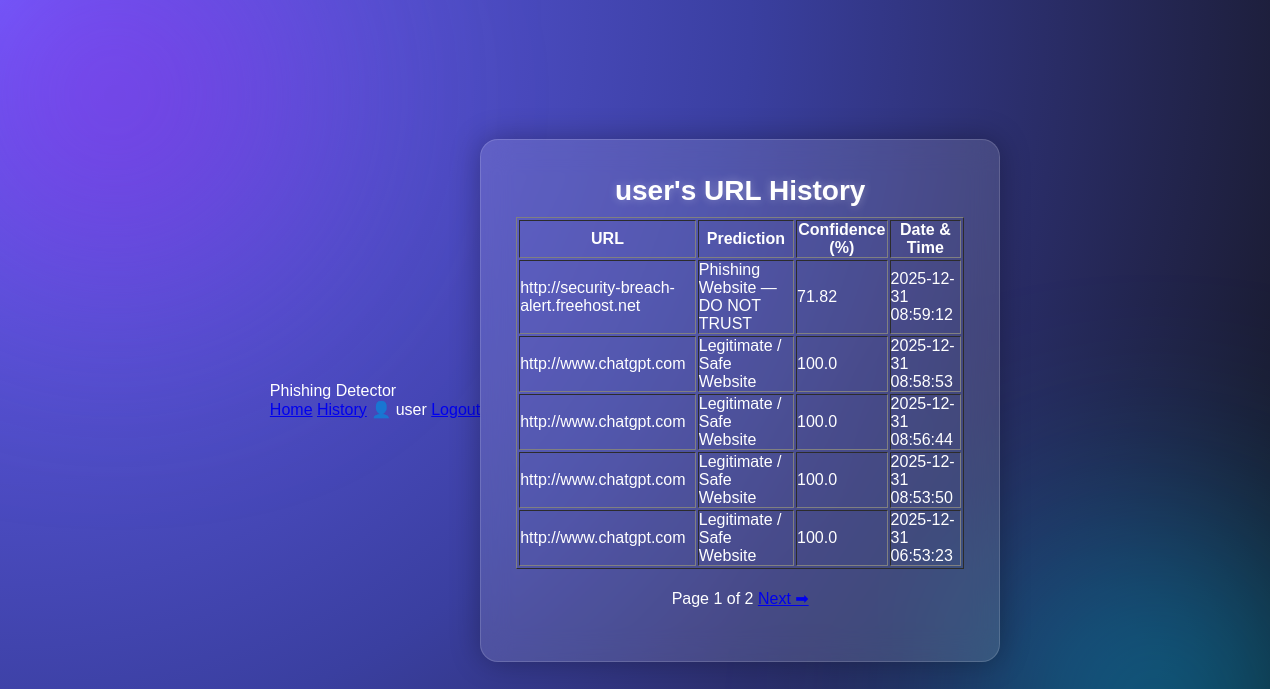
/history (signed in), run on an earlier commit of the app's database.
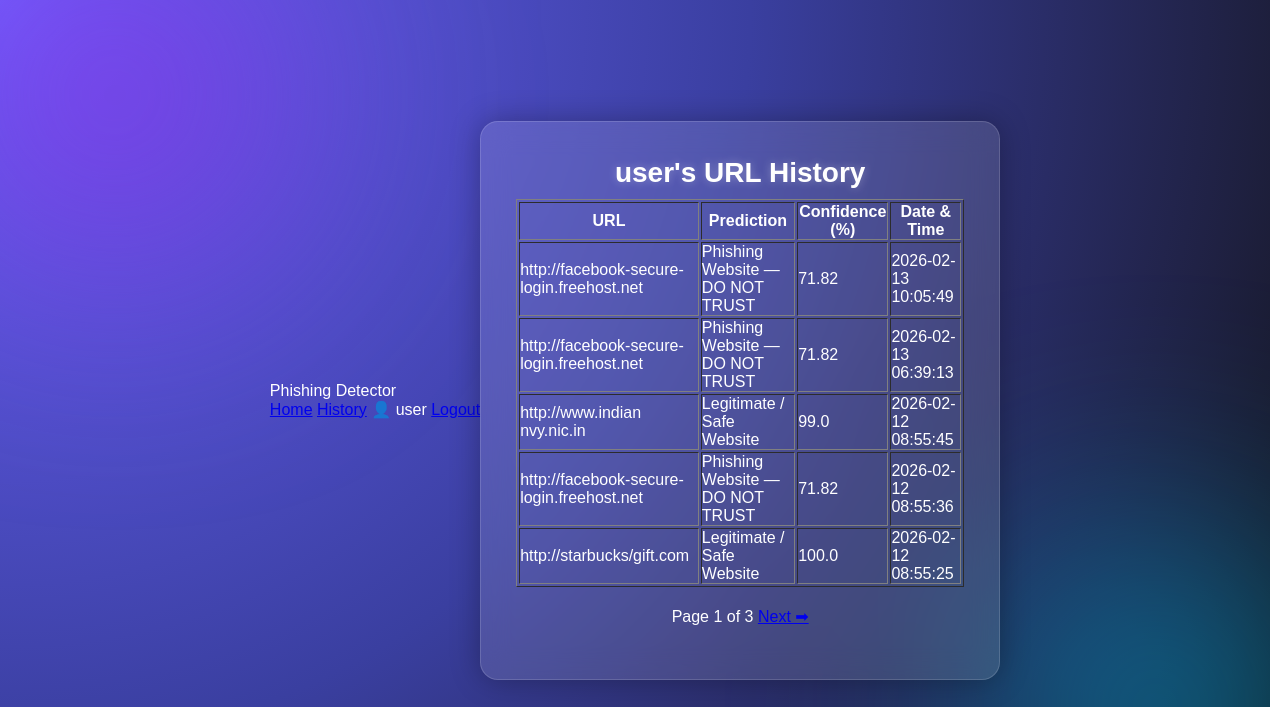
And on a later commit of the database.
### tables this page shows
CREATE TABLE history (
            id INTEGER PRIMARY KEY AUTOINCREMENT,
            username TEXT,
            url TEXT,
            prediction TEXT,
            confidence REAL,
            timestamp DATETIME DEFAULT CURRENT_TIMESTAMP
        );

### app.py (the view)
@app.route('/history')
def history():
    if 'user' not in session:
        return redirect(url_for('login'))
    user = session['user']
    page = request.args.get('page', 1, type=int)
    per_page = 5
    offset = (page - 1) * per_page
    conn = sqlite3.connect('database.db')
    cursor = conn.cursor()
    cursor.execute("SELECT COUNT(*) FROM history WHERE username = ?", (user,))
    total_records = cursor.fetchone()[0]
    cursor.execute("""
        SELECT url, prediction, confidence, timestamp
        FROM history
        WHERE username = ?
        ORDER BY timestamp DESC
        LIMIT ? OFFSET ?
    """, (user, per_page, offset))
    records = cursor.fetchall()
    conn.close()
    total_pages = math.ceil(total_records / per_page)
    return render_template(
        'history.html',
        records=records,
        user=user,
        page=page,
        total_pages=total_pages
    )

### templates/history.html (shortened to what this page needs)
<!DOCTYPE html>
<html>
<head>
    <link rel="stylesheet" href="{{ url_for('static', filename='style.css') }}">
</head>
<body>
<div class="navbar">
  <div class="nav-left">
    <span class="logo">Phishing Detector</span>
  </div>
  <div class="nav-right">
    <a href="{{ url_for('home') }}">Home</a>
    <a href="{{ url_for('history') }}">History</a>
    <span class="user">👤 {{ user }}</span>
    <a href="{{ url_for('logout') }}" class="logout">Logout</a>
  </div>
</div>
<div class="card">
    <h2>{{ user }}'s URL History</h2>
    {% if records %}
    <table border="1" width="100%" cellpadding="8">
        <tr>
            <th>URL</th>
            <th>Prediction</th>
            <th>Confidence (%)</th>
            <th>Date & Time</th>
        </tr>
        {% for row in records %}
        <tr>
            <td>{{ row[0] }}</td>
            <td>{{ row[1] }}</td>
            <td>{{ row[2] if row[2] else 'N/A' }}</td>
            <td>{{ row[3] }}</td>
        </tr>
        {% endfor %}
    </table>
    <div style="margin-top: 20px; text-align: center;" >
    Page {{ page }} of {{ total_pages }}
    {% if page < total_pages %}
        <a href="{{ url_for('history', page=page+1) }}">Next ➡</a>
    {% endif %}
</div>
    {% else %}
    <p>No history found.</p>
    {% endif %}
    <br>
</div>
</body>
</html>

What changed in the data, as far as the page shows it:
no longer on this page (row unchanged): history: url "http://security-breach-alert.freehost.net", prediction "Phishing Website — DO NOT TRUST", confidence "71.82", timestamp "2025-12-31 08:59:12"
no longer on this page (row unchanged): history: url "http://www.chatgpt.com", prediction "Legitimate / Safe Website", confidence "100.0", timestamp "2025-12-31 08:58:53"
no longer on this page (row unchanged): history: url "http://www.chatgpt.com", prediction "Legitimate / Safe Website", confidence "100.0", timestamp "2025-12-31 08:56:44"
no longer on this page (row unchanged): history: url "http://www.chatgpt.com", prediction "Legitimate / Safe Website", confidence "100.0", timestamp "2025-12-31 08:53:50"
no longer on this page (row unchanged): history: url "http://www.chatgpt.com", prediction "Legitimate / Safe Website", confidence "100.0", timestamp "2025-12-31 06:53:23"
added history: url "http://facebook-secure-login.freehost.net", prediction "Phishing Website — DO NOT TRUST", confidence "71.82", timestamp "2026-02-13 10:05:49"
added history: url "http://facebook-secure-login.freehost.net", prediction "Phishing Website — DO NOT TRUST", confidence "71.82", timestamp "2026-02-13 06:39:13"
added history: url "http://www.indian nvy.nic.in", prediction "Legitimate / Safe Website", confidence "99.0", timestamp "2026-02-12 08:55:45"
added history: url "http://facebook-secure-login.freehost.net", prediction "Phishing Website — DO NOT TRUST", confidence "71.82", timestamp "2026-02-12 08:55:36"
added history: url "http://starbucks/gift.com", prediction "Legitimate / Safe Website", confidence "100.0", timestamp "2026-02-12 08:55:25"
Also different on the page:
{{ total_pages }}: "2" → "3"
